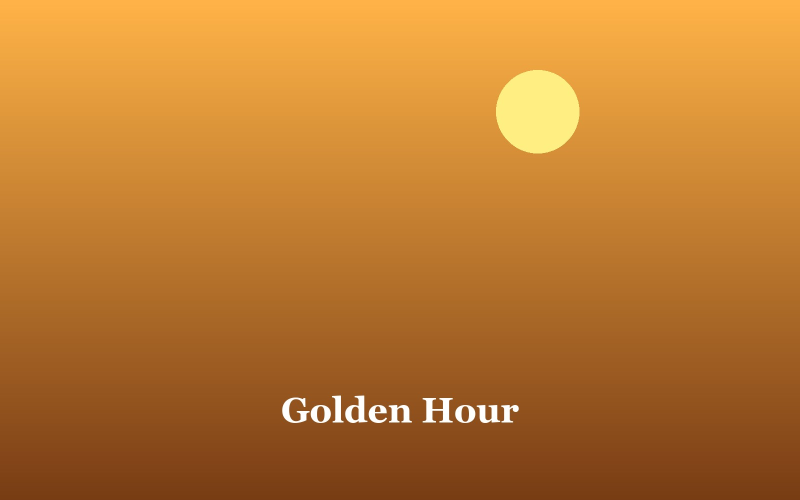
#> input picture assets/samples/sample_01_golden_hour.jpg, 1600 x 1000 px (shown at 1/2 size)
$ python -i image_processor.py   (imports and definitions only)
#> lines starting #> are read from the running program, lines starting #| are printed output that depends on the picture
#> further down, picture is the input picture: shape (1000, 1600, 3); mean B, G, R 47.9, 121.7, 188.6
"""Image intelligence: EXIF sorting, duplicate removal, enhancement and
orientation-aware framing.

Every function is pure (path/array in, array/data out) so the pipeline is
easy to test and reuse outside Streamlit.
"""

from __future__ import annotations

import logging
import math
from datetime import datetime
from pathlib import Path
from typing import Optional

import cv2
import numpy as np
from PIL import Image, ImageOps

logger = logging.getLogger(__name__)

# Pillow EXIF tag ids
_TAG_DATETIME_ORIGINAL = 36867
_TAG_DATETIME = 306


# --------------------------------------------------------------- metadata
# [80 lines left out: functions read_capture_time, read_dimensions, is_valid_image, image_signature, find_duplicates, not called in this run]


# ------------------------------------------------------------ enhancement
def enhance(image: np.ndarray) -> np.ndarray:
    """Gentle, professional-looking auto-enhancement (BGR in / BGR out).

    CLAHE on lightness restores contrast in flat photos, a small
    saturation lift adds life, and a mild unsharp mask crisps details -
    all conservative enough to never look 'filtered'.
    """
    lab = cv2.cvtColor(image, cv2.COLOR_BGR2LAB)
#> lab: shape (1000, 1600, 3); mean of channels 0, 1, 2 144.6, 148, 177.1
    l, a, b = cv2.split(lab)
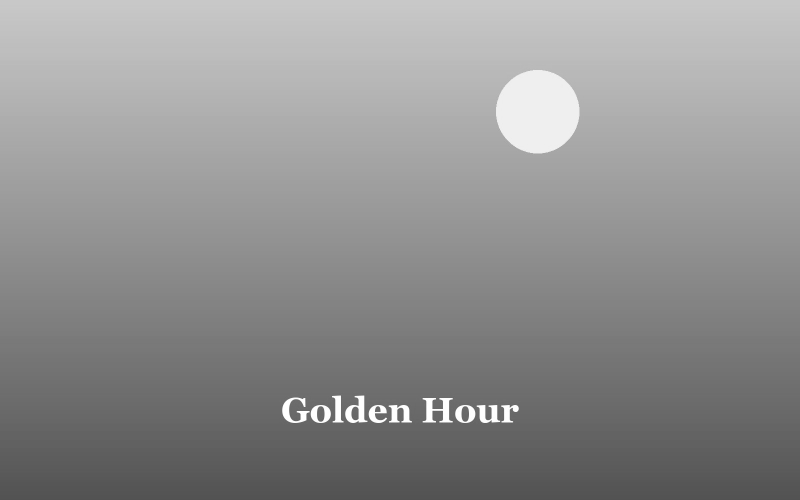
#> l: shape (1000, 1600) (shown at 1/2 size); min 82, max 255, mean 144.6
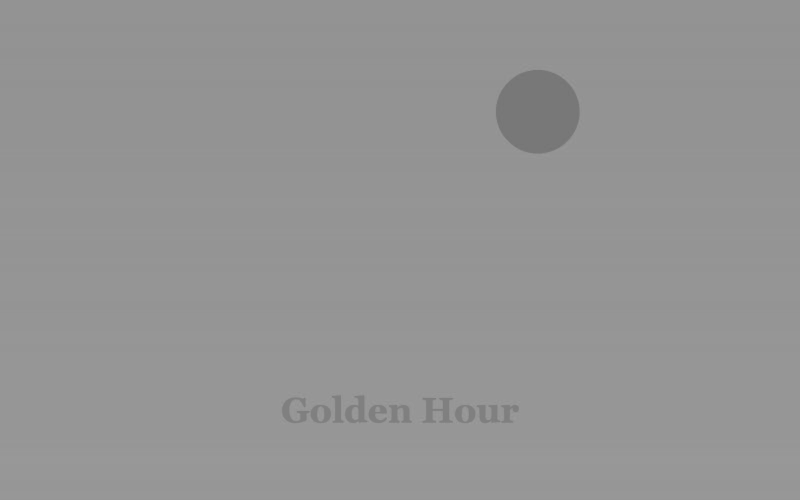
#> a: shape (1000, 1600) (shown at 1/2 size); min 115, max 158, mean 148
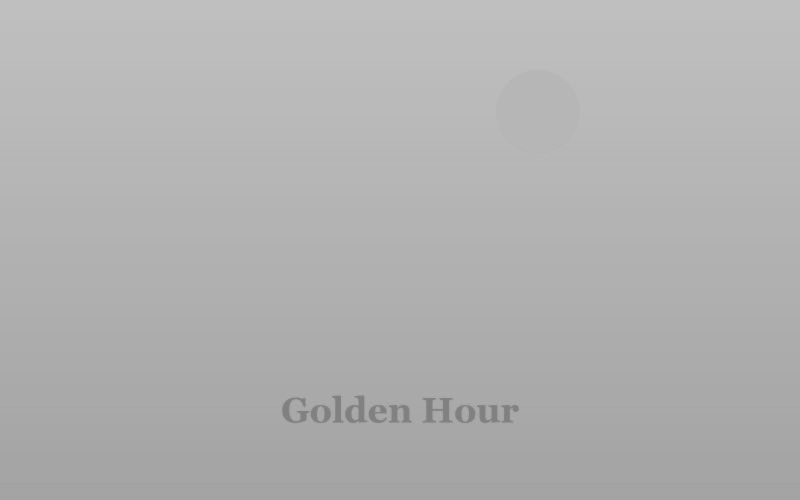
#> b: shape (1000, 1600) (shown at 1/2 size); min 124, max 191, mean 177.1
    clahe = cv2.createCLAHE(clipLimit=1.8, tileGridSize=(8, 8))
    lab = cv2.merge((clahe.apply(l), a, b))
#> lab: shape (1000, 1600, 3); mean of channels 0, 1, 2 143.7, 148, 177.1
    out = cv2.cvtColor(lab, cv2.COLOR_LAB2BGR)

    hsv = cv2.cvtColor(out, cv2.COLOR_BGR2HSV).astype(np.float32)
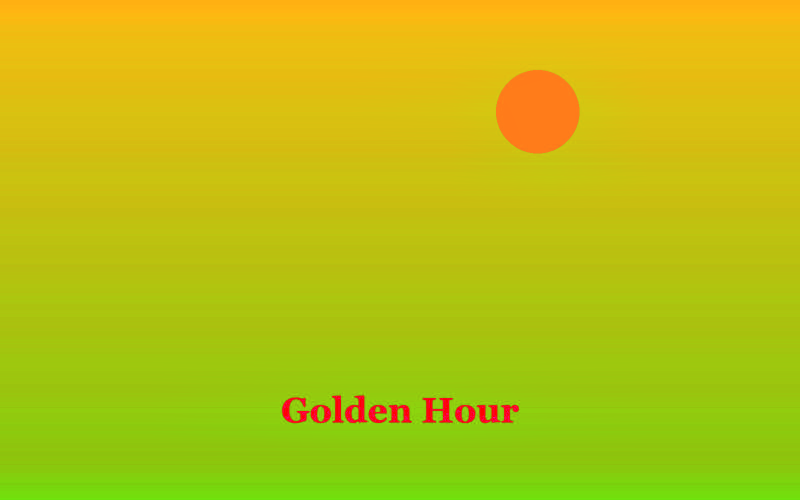
#> hsv: shape (1000, 1600, 3) float32 (shown at 1/2 size); mean B, G, R 15.6, 191.8, 187
    hsv[:, :, 1] = np.clip(hsv[:, :, 1] * 1.08, 0, 255)
    out = cv2.cvtColor(hsv.astype(np.uint8), cv2.COLOR_HSV2BGR)
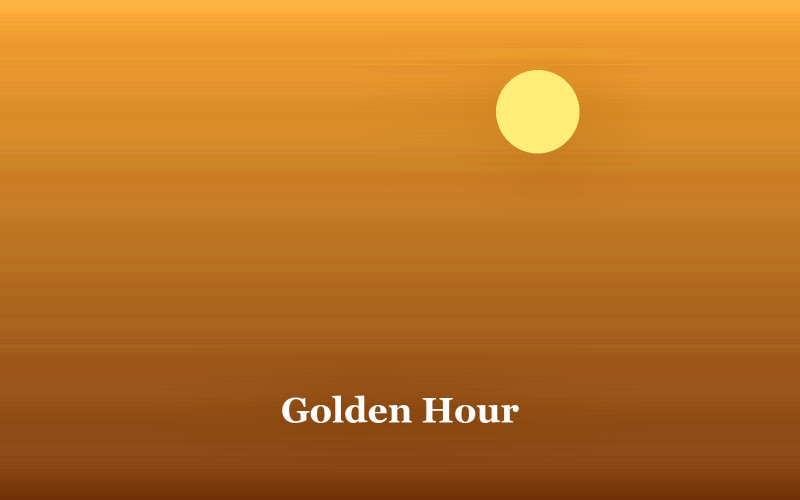
#> out: shape (1000, 1600, 3) (shown at 1/2 size); mean B, G, R 35.7, 115.3, 187.4

    blur = cv2.GaussianBlur(out, (0, 0), sigmaX=2.0)
    return cv2.addWeighted(out, 1.25, blur, -0.25, 0)


# ---------------------------------------------------------------- framing
# [65 lines left out: functions load_bgr, fit_to_canvas, prepare_photo, not called in this run]

>>> import cv2
>>> picture = cv2.imread('../../assets/samples/sample_01_golden_hour.jpg')
>>> result = enhance(picture)

$ run again, on assets/samples/sample_03_garden_party.jpg
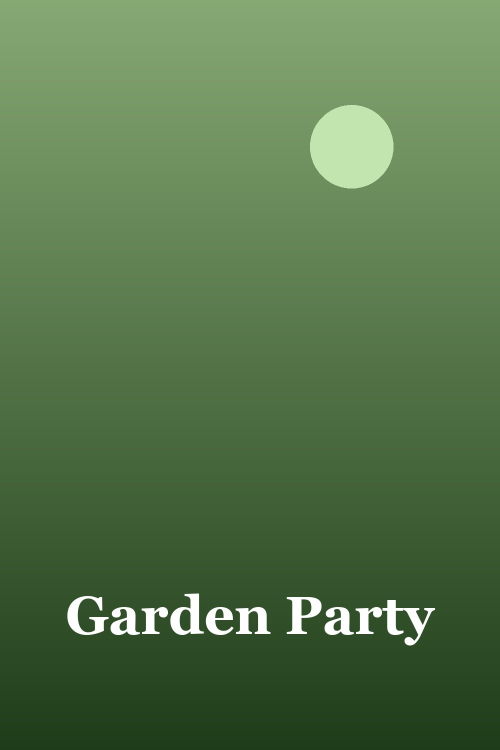
#> input picture assets/samples/sample_03_garden_party.jpg, 1000 x 1500 px (shown at 1/2 size)
#> picture is the input picture: shape (1500, 1000, 3); mean B, G, R 74.3, 117.6, 86.1
#> in enhance, `l, a, b = cv2.split(lab)`:
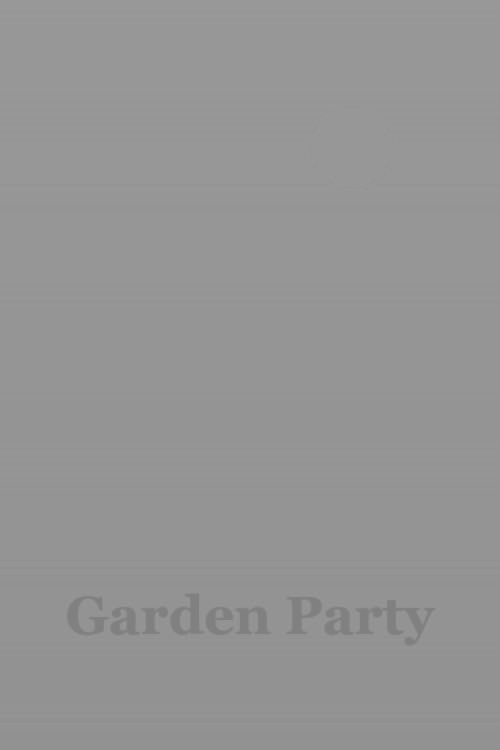
#> b: shape (1500, 1000) (shown at 1/2 size); min 124, max 154, mean 148.5
#> in enhance, `hsv = cv2.cvtColor(out, cv2.COLOR_BGR2HSV).astype(np.float32)`:
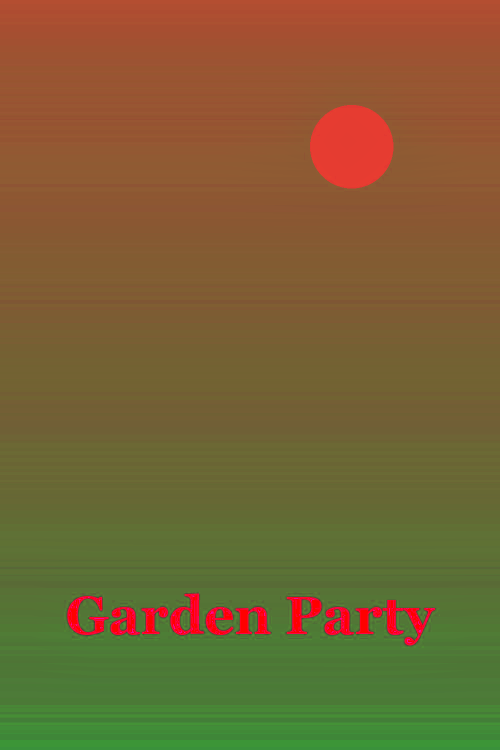
#> hsv: shape (1500, 1000, 3) float32 (shown at 1/2 size); mean B, G, R 51.9, 98.2, 120
